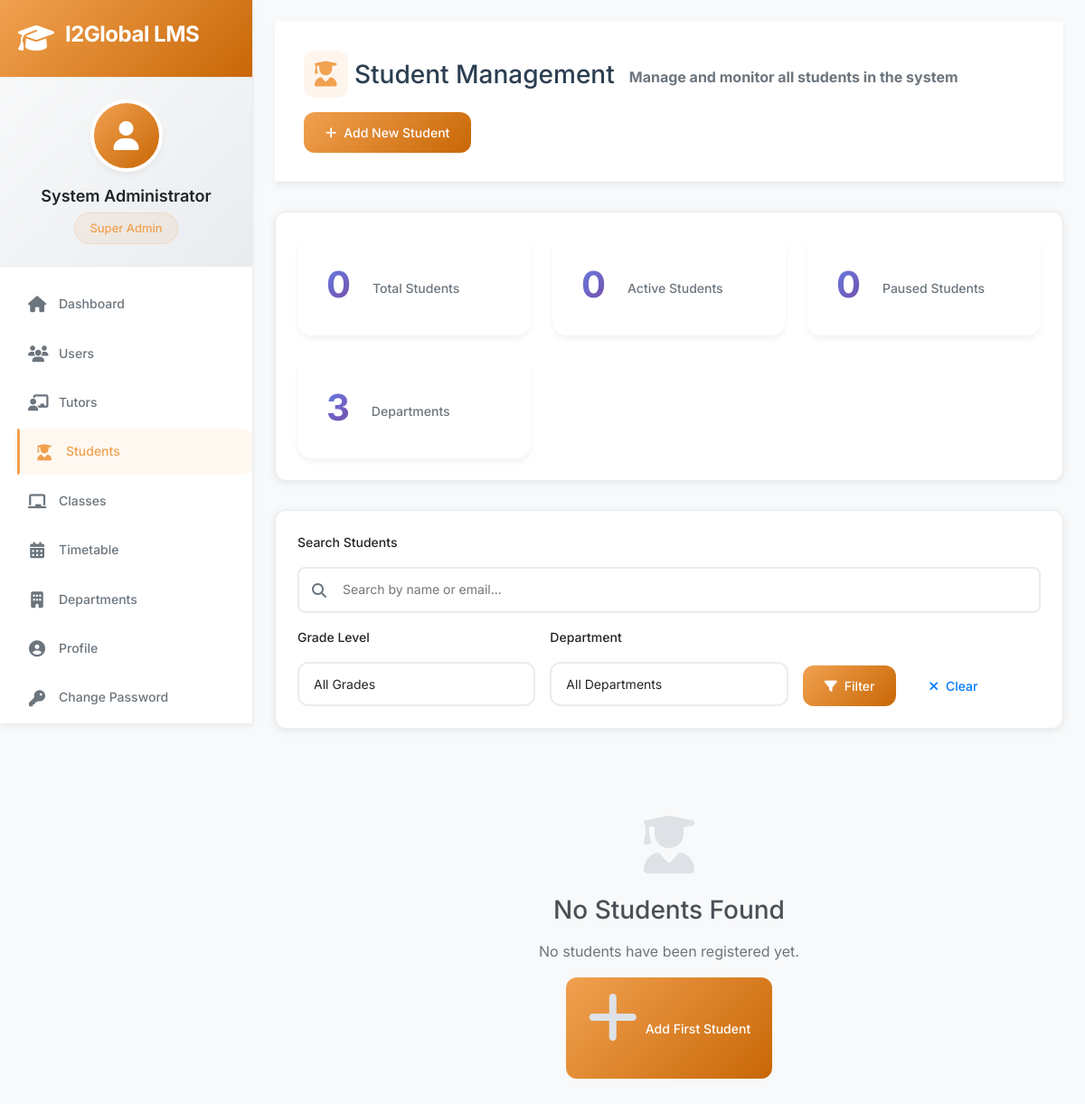
Page /admin/students (signed in) on the earlier database version.
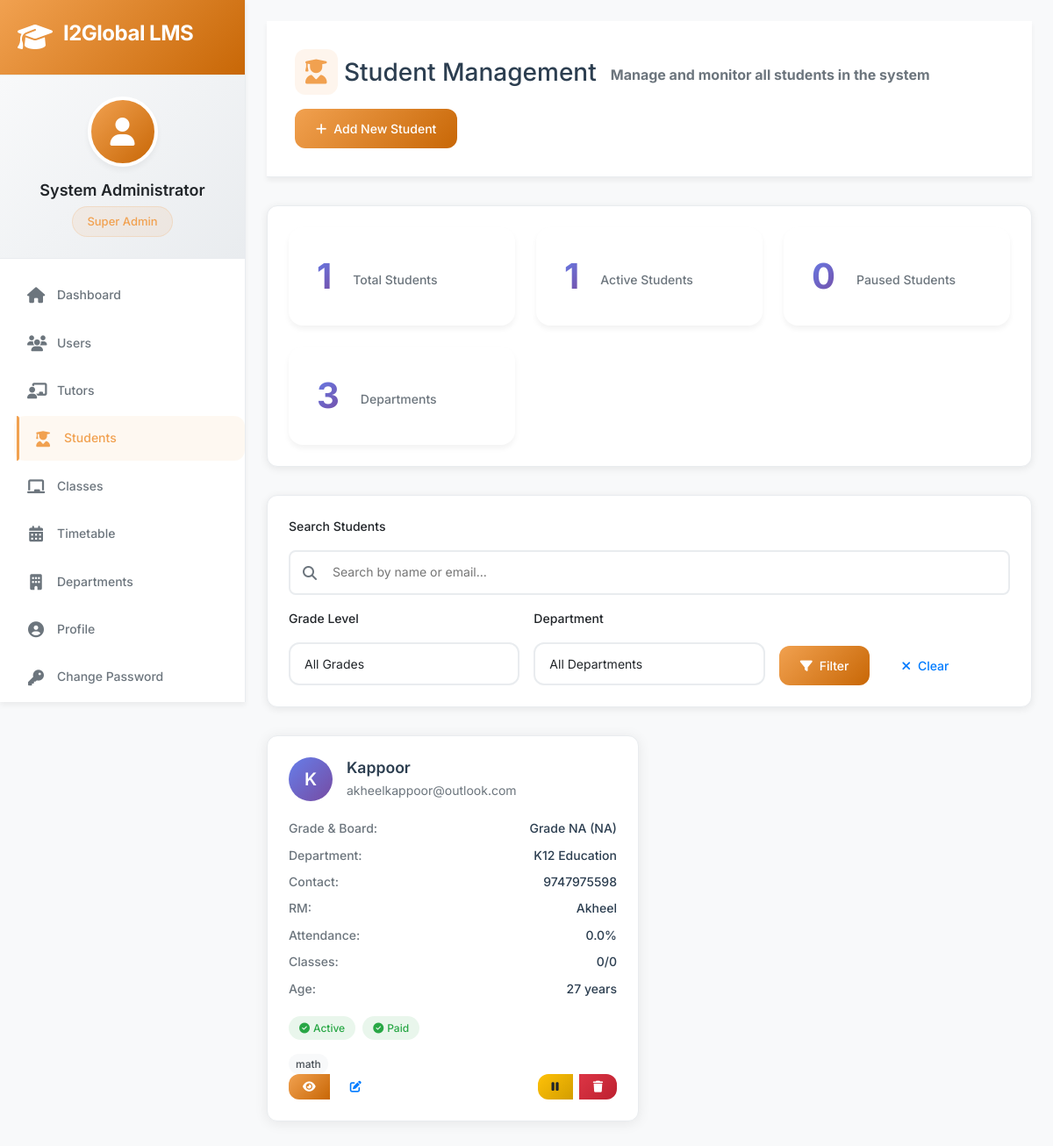
Same page on the later database version.
### app/models/student.py (models this page shows, shortened)
class Student(db.Model):
    __tablename__ = 'students'
    id = db.Column(db.Integer, primary_key=True)
    full_name = db.Column(db.String(100), nullable=False)
    email = db.Column(db.String(120), unique=True, nullable=False)
    phone = db.Column(db.String(20))
    date_of_birth = db.Column(db.Date)
    address = db.Column(db.Text)
    state = db.Column(db.String(50))
    pin_code = db.Column(db.String(10))
    grade = db.Column(db.String(10), nullable=False)
    board = db.Column(db.String(50), nullable=False)
    school_name = db.Column(db.String(200))
    academic_year = db.Column(db.String(20))
    course_start_date = db.Column(db.Date)
    parent_details = db.Column(db.Text)  # JSON with father and mother details
    academic_profile = db.Column(db.Text)  # JSON with learning preferences, hobbies, etc.
    subjects_enrolled = db.Column(db.Text)  # JSON array of subjects
    favorite_subjects = db.Column(db.Text)  # JSON array
    difficult_subjects = db.Column(db.Text)  # JSON array
    availability = db.Column(db.Text)  # JSON weekly schedule
    documents = db.Column(db.Text)  # JSON with document file paths
    department_id = db.Column(db.Integer, db.ForeignKey('departments.id'), nullable=False)
    relationship_manager = db.Column(db.String(100))  # RM name
    fee_structure = db.Column(db.Text)  # JSON with fee details
    is_active = db.Column(db.Boolean, default=True)
    enrollment_status = db.Column(db.String(20), default='active')  # active, paused, completed, dropped
    created_at = db.Column(db.DateTime, default=datetime.utcnow)
    last_class = db.Column(db.DateTime)
    total_classes = db.Column(db.Integer, default=0)
    attended_classes = db.Column(db.Integer, default=0)
    department = db.relationship('Department', backref='students', lazy=True)
    def get_subjects_enrolled(self):
        if self.subjects_enrolled:
            try:
                return json.loads(self.subjects_enrolled)
            except:
                return []
        return []
    def get_fee_structure(self):
        if self.fee_structure:
            try:
                return json.loads(self.fee_structure)
            except:
                return {}
        return {}
    def get_attendance_percentage(self):
        if self.total_classes == 0:
            return 0
        return (self.attended_classes / self.total_classes) * 100
    def get_fee_status(self):
        fee_structure = self.get_fee_structure()
        if not fee_structure:
            return 'unknown'
        total_fee = fee_structure.get('total_fee', 0)
        amount_paid = fee_structure.get('amount_paid', 0)
        if amount_paid >= total_fee:
            return 'paid'
        elif amount_paid > 0:
            return 'partial'
        else:
            return 'pending'
    def get_age(self):
        if self.date_of_birth:
            today = date.today()
            return today.year - self.date_of_birth.year - \
                   ((today.month, today.day) < (self.date_of_birth.month, self.date_of_birth.day))
        return None

### app/models/department.py (models this page shows, shortened)
class Department(db.Model):
    __tablename__ = 'departments'
    id = db.Column(db.Integer, primary_key=True)
    name = db.Column(db.String(50), unique=True, nullable=False)
    code = db.Column(db.String(10), unique=True, nullable=False)  # K12, TT, UPSKILL
    description = db.Column(db.Text)
    permissions = db.Column(db.Text)  # JSON string of permissions
    is_active = db.Column(db.Boolean, default=True)
    created_at = db.Column(db.DateTime, default=datetime.utcnow)
    created_by = db.Column(db.Integer, db.ForeignKey('users.id'))
    settings = db.Column(db.Text)  # JSON string for department-specific settings

### app/routes/admin.py (the view)
@bp.route('/students')
@login_required
@admin_required
def students():
    page = request.args.get('page', 1, type=int)
    grade_filter = request.args.get('grade', '')
    dept_filter = request.args.get('department', '', type=int)
    search = request.args.get('search', '')
    query = Student.query
    if grade_filter:
        query = query.filter_by(grade=grade_filter)
    if dept_filter:
        query = query.filter_by(department_id=dept_filter)
    if search:
        query = query.filter(Student.full_name.contains(search))
    students = query.order_by(Student.created_at.desc()).paginate(
        page=page, per_page=20, error_out=False
    )
    departments = Department.query.filter_by(is_active=True).all()
    return render_template('admin/students.html', students=students, departments=departments)

### app/models/user.py (called while the page is built, shortened)
@login.user_loader
def load_user(user_id):
    return User.query.get(int(user_id))

    def has_permission(self, permission):
        if self.role == 'superadmin':
            return True

    def get_role_display(self):
        role_map = {
            'superadmin': 'Super Admin',
            'admin': 'Admin',
            'coordinator': 'Coordinator',
            'tutor': 'Tutor'
        }
        return role_map.get(self.role, self.role.title())

### app/routes/admin.py (called while the page is built)
def admin_required(f):
    @wraps(f)
    def decorated_function(*args, **kwargs):
        if current_user.role not in ['superadmin', 'admin', 'coordinator']:
            flash('Access denied. Insufficient permissions.', 'error')
            return redirect(url_for('dashboard.index'))
        return f(*args, **kwargs)
    return decorated_function

### app/templates/admin/students.html (shortened to what the changed rows need)
{% extends "base.html" %}
{% block content %}
<div class="page-content">
    <div class="page-header">
        <div class="page-header-content">
            <div class="page-title">
                <h1><i class="fas fa-user-graduate"></i> Student Management</h1>
            </div>
        </div>
    </div>
    <div class="students-container">
        <div class="stats-section">
            <div class="stats-grid">
                <div class="stat-card">
                    <span class="stat-value">{{ students.total }}</span>
                    <span class="stat-label">Total Students</span>
                </div>
                <div class="stat-card">
                    <span class="stat-value">
                        {{ students.items | selectattr('enrollment_status', 'equalto', 'active') | list | length }}
                    </span>
                    <span class="stat-label">Active Students</span>
                </div>
            </div>
        </div>
        {% if students.items %}
        <div class="students-grid">
            {% for student in students.items %}
            <div class="student-card">
                <div class="student-header">
                    <div class="student-avatar">
                        {{ student.full_name[0].upper() }}
                    </div>
                    <div class="student-info">
                        <h3>{{ student.full_name }}</h3>
                        <p>{{ student.email }}</p>
                    </div>
                </div>
                <div class="student-details">
                    <div class="detail-row">
                        <span class="detail-label">Grade & Board:</span>
                        <span class="detail-value">Grade {{ student.grade }} ({{ student.board }})</span>
                    </div>
                    <div class="detail-row">
                        <span class="detail-label">Department:</span>
                        <span class="detail-value">{{ student.department.name if student.department else 'Not assigned' }}</span>
                    </div>
                    <div class="detail-row">
                        <span class="detail-label">Contact:</span>
                        <span class="detail-value">{{ student.phone or 'Not provided' }}</span>
                    </div>
                    <div class="detail-row">
                        <span class="detail-label">RM:</span>
                        <span class="detail-value">{{ student.relationship_manager or 'Not assigned' }}</span>
                    </div>
                    <div class="detail-row">
                        <span class="detail-label">Attendance:</span>
                        <span class="detail-value">{{ "%.1f"|format(student.get_attendance_percentage()) }}%</span>
                    </div>
                    <div class="detail-row">
                        <span class="detail-label">Classes:</span>
                        <span class="detail-value">{{ student.attended_classes }}/{{ student.total_classes }}</span>
                    </div>
                    <div class="detail-row">
                        <span class="detail-label">Age:</span>
                        <span class="detail-value">{{ student.get_age() or 'Unknown' }} years</span>
                    </div>
                </div>
                <div class="student-badges">
                    <div class="status-badge {{ student.enrollment_status }}">
                        {% if student.enrollment_status == 'active' %}
                            <i class="fas fa-check-circle"></i>
                        {% elif student.enrollment_status == 'paused' %}
                            <i class="fas fa-pause-circle"></i>
                        {% elif student.enrollment_status == 'completed' %}
                            <i class="fas fa-graduation-cap"></i>
                        {% else %}
                            <i class="fas fa-times-circle"></i>
                        {% endif %}
                        {{ student.enrollment_status.title() }}
                    </div>
                    <div class="status-badge fee-badge {{ student.get_fee_status() }}">
                        {% if student.get_fee_status() == 'paid' %}
                            <i class="fas fa-check-circle"></i> Paid
                        {% elif student.get_fee_status() == 'partial' %}
                            <i class="fas fa-clock"></i> Partial
                        {% else %}
                            <i class="fas fa-exclamation-circle"></i> Pending
                        {% endif %}
                    </div>
                </div>
                {% if student.get_subjects_enrolled() %}
                <div class="subjects-list">
                    {% for subject in student.get_subjects_enrolled()[:3] %}
                        <span class="subject-tag">{{ subject }}</span>
                    {% endfor %}
                </div>
                {% endif %}
                <div class="student-actions">
                    <div class="btn-group">
                        <a href="{{ url_for('admin.student_details', student_id=student.id) }}"
                           class="btn btn-primary btn-sm" title="View Details">
                            <i class="fas fa-eye"></i>
                        </a>
                        <a href="{{ url_for('admin.edit_student', student_id=student.id) }}"
                           class="btn btn-outline btn-sm" title="Edit Student">
                            <i class="fas fa-edit"></i>
                        </a>
                    </div>
                    <div class="btn-group">
                        {% if student.is_active %}
                            <button type="button" class="btn btn-warning btn-sm"
                                    onclick="toggleStudentStatus({{ student.id }}, false)"
                                    title="Deactivate Student">
                                <i class="fas fa-pause"></i>
                            </button>
                        {% else %}
                            <button type="button" class="btn btn-success btn-sm"
                                    onclick="toggleStudentStatus({{ student.id }}, true)"
                                    title="Activate Student">
                                <i class="fas fa-play"></i>
                            </button>
                        {% endif %}
                        {% if current_user.role == 'superadmin' %}
                        <button type="button" class="btn btn-danger btn-sm"
                                onclick="deleteStudent({{ student.id }}, '{{ student.full_name }}')"
                                title="Delete Student">
                            <i class="fas fa-trash"></i>
                        </button>
                        {% endif %}
                    </div>
                </div>
            </div>
            {% endfor %}
        </div>
        {% else %}
        <div class="no-students">
            <i class="fas fa-user-graduate"></i>
            <h3>No Students Found</h3>
            {% if request.args.get('search') or request.args.get('grade') or request.args.get('department') %}
                <p>No students match your current filters. Try adjusting your search criteria.</p>
                <a href="{{ url_for('admin.students') }}" class="btn btn-outline">Clear Filters</a>
            {% else %}
                <p>No students have been registered yet.</p>
                <a href="{{ url_for('admin.register_student') }}" class="btn btn-primary">
                    <i class="fas fa-plus"></i> Add First Student
                </a>
            {% endif %}
        </div>
        {% endif %}
    </div>
</div>
{% endblock %}

Differences in the rows shown:
added Student: full_name "K", full_name "Kappoor", email "akheelkappoor@outlook.com", grade "NA", board "NA", department "K12 Education", phone "9747975598", relationship_manager "Akheel", get_attendance_percentage "0.0", attended_classes "0", total_classes "0", date_of_birth "27", enrollment_status "Active", shows "Paid", 3 "math"
Other differences:
{{ students.total }}: "0" → "1"
text no longer shown: "0 No Students Found No students have been registered yet. Add First Student"
text now shown: "1"
